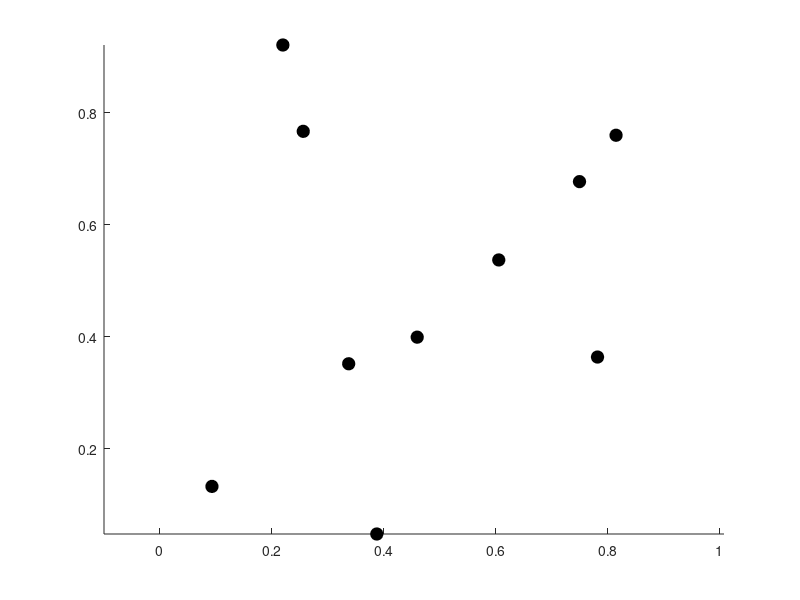

Write the MATLAB code that produced this figure. (Note: this script raises an error after producing the figure.)
%% Housekeeping
close all
clc
clear variables

%% Generate 2D Points
coor = rand(10,2);
x=coor(:,1);
y=coor(:,2);
%% Plot 2D points
figure;
scatter(coor(:,1), coor(:,2), 80, 'o', ...
        'MarkerFaceColor', 'k', ...
        'MarkerEdgeColor', 'k');
axis equal
axis manual
hold on

%% Run Delaunay
% [ triangles ] = edgeFlipDelaunay( x ,y )
[ triangles ] = naiveDelaunay( x ,y );


%% Plot Triangles
nTriangles = length(triangles);

hold on
for i = 1:nTriangles
    pts2plot = triangles{i};
    pts2plot = [pts2plot; pts2plot(1,:)];
    line(pts2plot(:,1), pts2plot(:,2), 'LineWidth', 1);
end

scatter(coor(:,1), coor(:,2), 80, 'o', ...
        'MarkerFaceColor', 'k', ...
        'MarkerEdgeColor', 'k');
    
title('Delaunay Triangulation of 10 Points');